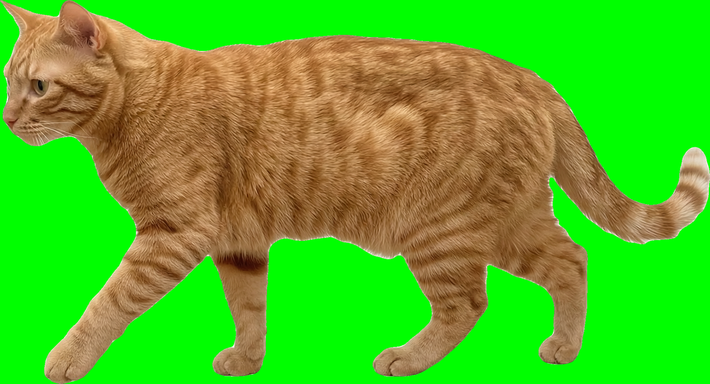
#> input picture poc_ref_green.png, 710 x 384 px; its folder holds only this picture in this run
$ python -i window.py   (imports and definitions only)
#> lines starting #> are read from the running program, lines starting #| are printed output that depends on the picture
#> further down, picture is the input picture: PIL image 710x384 RGB; mean R, G, B 83.3, 183.2, 36.1
"""A borderless Win32 window that draws a sprite with true per-pixel alpha.

Tk's colour key can only switch a pixel fully on or off, which turns an
anti-aliased sprite into a hard staircase. `UpdateLayeredWindow` takes real alpha
instead — but `WS_EX_LAYERED` has to be present when the window is created, and a
toolkit-created window cannot offer that. So this module owns its own window and
leaves Tk to the speech bubble and the settings dialog.

Coordinates crossing this boundary are Tk's logical pixels; the display scale is
applied here so the rest of the app can keep working in one unit system.
"""

from __future__ import annotations

import ctypes
from ctypes import wintypes

from PIL import Image, ImageChops

# [1 line that did not run here, left out]
# [1 line that did not run here, left out]
# [1 line that did not run here, left out]

_WS_EX_LAYERED = 0x00080000
_WS_EX_TOPMOST = 0x00000008
_WS_EX_TOOLWINDOW = 0x00000080
_WS_POPUP = 0x80000000
_WS_VISIBLE = 0x10000000
_ULW_ALPHA = 0x00000002
_AC_SRC_OVER = 0x00
_AC_SRC_ALPHA = 0x01
_BI_RGB = 0
_DIB_RGB_COLORS = 0
_PM_REMOVE = 0x0001

_WM_DESTROY = 0x0002
_WM_SETCURSOR = 0x0020
_IDC_HAND = 32649
_WM_LBUTTONDOWN = 0x0201
_WM_LBUTTONUP = 0x0202
_WM_MOUSEMOVE = 0x0200
_WM_RBUTTONUP = 0x0205

_LRESULT = ctypes.c_ssize_t
# [2 lines that did not run here, left out]


# [7 lines that did not run here, left out]


class _BITMAPINFOHEADER(ctypes.Structure):
    _fields_ = [("biSize", ctypes.c_uint32), ("biWidth", ctypes.c_int32),
                ("biHeight", ctypes.c_int32), ("biPlanes", ctypes.c_uint16),
                ("biBitCount", ctypes.c_uint16), ("biCompression", ctypes.c_uint32),
                ("biSizeImage", ctypes.c_uint32), ("biXPelsPerMeter", ctypes.c_int32),
                ("biYPelsPerMeter", ctypes.c_int32), ("biClrUsed", ctypes.c_uint32),
                ("biClrImportant", ctypes.c_uint32)]


class _BITMAPINFO(ctypes.Structure):
    _fields_ = [("bmiHeader", _BITMAPINFOHEADER), ("bmiColors", ctypes.c_uint32 * 3)]


class _BLENDFUNCTION(ctypes.Structure):
    _fields_ = [("BlendOp", ctypes.c_byte), ("BlendFlags", ctypes.c_byte),
                ("SourceConstantAlpha", ctypes.c_byte), ("AlphaFormat", ctypes.c_byte)]


# [1 line that did not run here, left out]
# [1 line that did not run here, left out]
# [1 line that did not run here, left out]
# [4 lines that did not run here, left out]
# [1 line that did not run here, left out]
# [5 lines that did not run here, left out]

_REGISTERED = False


def premultiplied_bgra(image: Image.Image) -> bytes:
    """BGRA with colour scaled by alpha, the layout ULW_ALPHA expects."""
    red, green, blue, alpha = image.convert("RGBA").split()
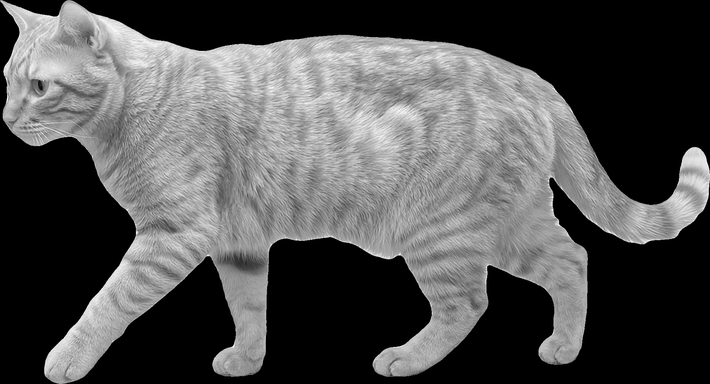
#> red: PIL image 710x384 L; min 0, max 255, mean 83.3
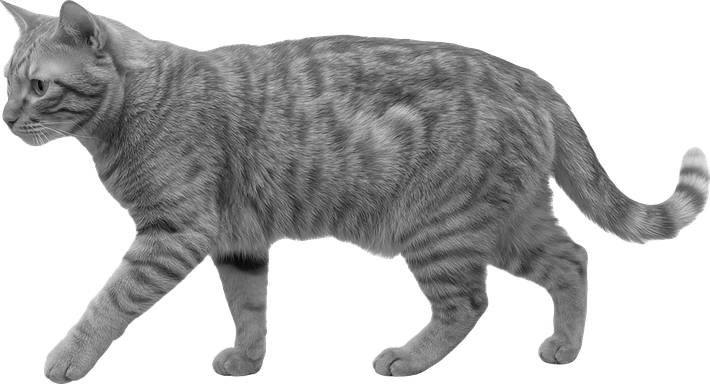
#> green: PIL image 710x384 L; min 0, max 255, mean 183.2
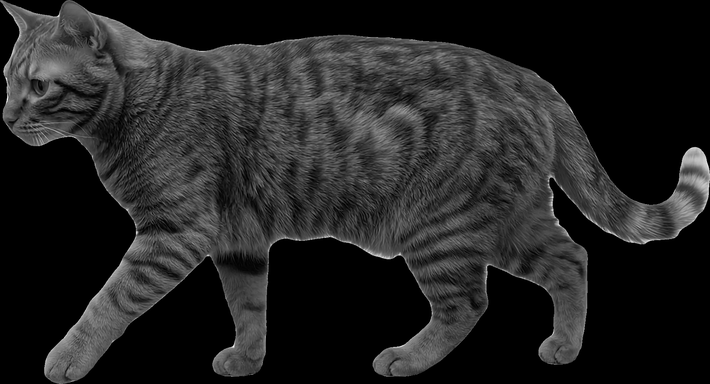
#> blue: PIL image 710x384 L; min 0, max 252, mean 36.1
#> alpha: PIL image 710x384 L; every value is 255
    red = ImageChops.multiply(red, alpha)
    green = ImageChops.multiply(green, alpha)
    blue = ImageChops.multiply(blue, alpha)
    return Image.merge("RGBA", (blue, green, red, alpha)).tobytes("raw", "RGBA")


class LayeredPetWindow:
    # [53 lines left out: function __init__, not called in this run]

    # -- helpers ---------------------------------------------------------- #
    def _px(self, value: int) -> int:
        return int(round(value * self.scale))

    # [18 lines left out: function _ensure_bitmap, not called in this run]

    def _put(self, pixels: bytes) -> None:
        ctypes.memmove(self._bits, pixels, len(pixels))

    # -- drawing ---------------------------------------------------------- #
    # [53 lines left out: functions _compose, set_frame, _paint, not called in this run]

    def move(self, x: int, y: int) -> None:
        self.x, self.y = int(x), int(y)
        self._paint()

    def set_visible(self, visible: bool) -> None:
        _user32.ShowWindow(self.hwnd, 5 if visible else 0)

    # -- messages --------------------------------------------------------- #
    # [57 lines left out: functions _cursor, _wndproc, pump, destroy, not called in this run]

>>> from PIL import Image
>>> picture = Image.open('../poc_ref_green.png')
>>> result = premultiplied_bgra(picture)
